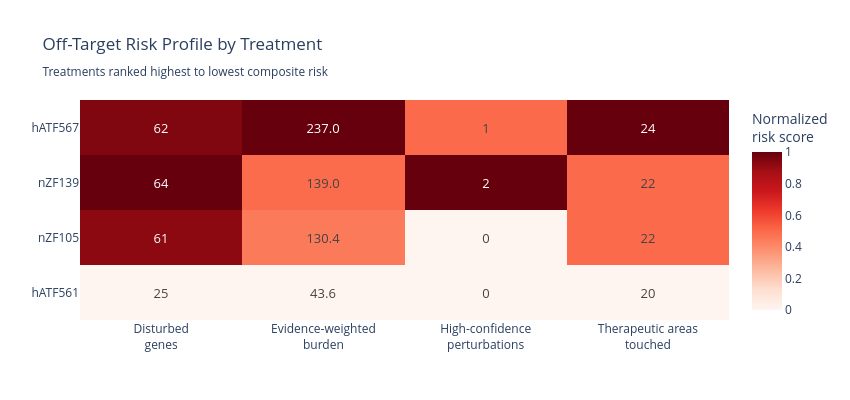

Write notebook code for a chart like this one.
### Code cell
metrics_to_plot = ['n_disturbed_genes', 'evidence_weighted_burden',
                   'n_high_confidence_perturbations', 'n_therapeutic_areas_touched']
metric_labels = ['Disturbed<br>genes', 'Evidence-weighted<br>burden',
                 'High-confidence<br>perturbations', 'Therapeutic areas<br>touched']

# Sort by composite rank (highest risk on top)
risk_df_sorted = risk_df.sort_values('composite_risk_rank', ascending=False)

# Normalize for color scale
normalized = risk_df_sorted[metrics_to_plot].copy()
for col in metrics_to_plot:
    col_min, col_max = normalized[col].min(), normalized[col].max()
    normalized[col] = (normalized[col] - col_min) / (col_max - col_min + 1e-10)

# Display values as actual numbers
display_values = risk_df_sorted[metrics_to_plot].round(1).astype(str).values

fig = go.Figure(go.Heatmap(
    z=normalized.values,
    x=metric_labels,
    y=risk_df_sorted['treatment'].values,
    colorscale='Reds',
    text=display_values,
    texttemplate='%{text}',
    textfont=dict(size=13),
    colorbar=dict(title='Normalized<br>risk score'),
    hovertemplate='Treatment: %{y}<br>Metric: %{x}<br>Normalized: %{z:.2f}<extra></extra>',
))

fig.update_layout(
    title='Off-Target Risk Profile by Treatment<br><sub>Treatments ranked highest to lowest composite risk</sub>',
    height=400, width=850,
    template='plotly_white',
    yaxis=dict(autorange='reversed'),  # ensures highest risk is on top
)
fig.show()

### Figure 1 — Plotly figure (JSON) as saved in the notebook; plotly's stock layout.template omitted (floating-point values rounded to 4 significant figures)
{"data": [{"colorbar": {"title": {"text": "Normalized<br>risk score"}}, "colorscale": [[0, "rgb(255,245,240)"], [0.125, "rgb(254,224,210)"], [0.25, "rgb(252,187,161)"], [0.375, "rgb(252,146,114)"], [0.5, "rgb(251,106,74)"], [0.625, "rgb(239,59,44)"], [0.75, "rgb(203,24,29)"], [0.875, "rgb(165,15,21)"], [1, "rgb(103,0,13)"]], "hovertemplate": "Treatment: %{y}<br>Metric: %{x}<br>Normalized: %{z:.2f}<extra></extra>", "text": [["62", "237.0", "1", "24"], ["64", "139.0", "2", "22"], ["61", "130.4", "0", "22"], ["25", "43.6", "0", "20"]], "textfont": {"size": 13}, "texttemplate": "%{text}", "type": "heatmap", "x": ["Disturbed<br>genes", "Evidence-weighted<br>burden", "High-confidence<br>perturbations", "Therapeutic areas<br>touched"], "y": ["hATF567", "nZF139", "nZF105", "hATF561"], "z": [[0.9487, 1.0, 0.5, 1.0], [1.0, 0.4934, 1.0, 0.5], [0.9231, 0.449, 0.0, 0.5], [0.0, 0.0, 0.0, 0.0]]}], "layout": {"height": 400, "title": {"text": "Off-Target Risk Profile by Treatment<br><sub>Treatments ranked highest to lowest composite risk</sub>"}, "width": 850, "yaxis": {"autorange": "reversed"}}}
